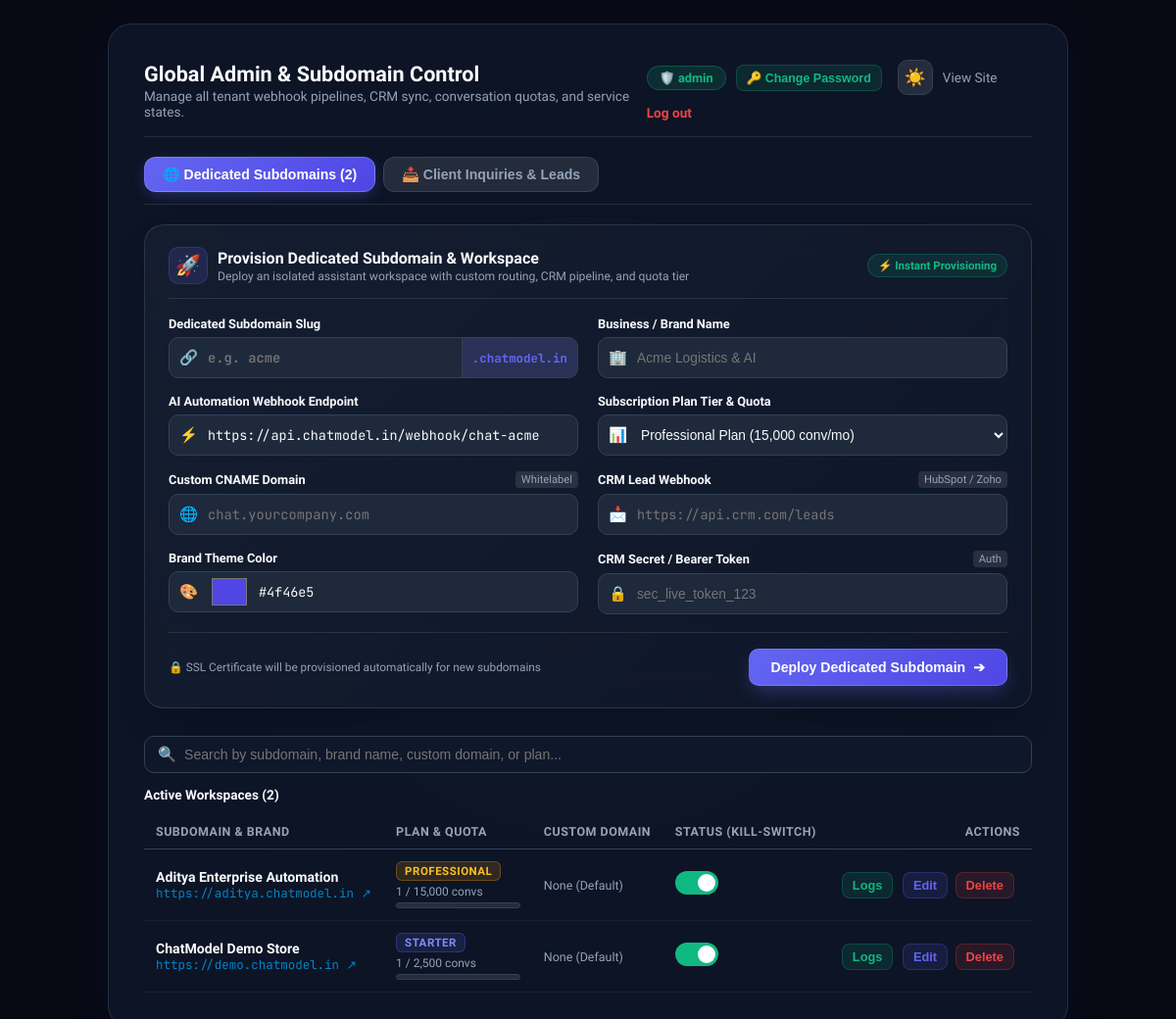
Page /login.php (signed in) on the committed database.
### tables this page shows
CREATE TABLE tenants (
                id INTEGER PRIMARY KEY AUTOINCREMENT,
                subdomain TEXT NOT NULL UNIQUE,
                password_hash TEXT DEFAULT '',
                custom_domain TEXT DEFAULT '',
                business_name TEXT NOT NULL,
                webhook_url TEXT NOT NULL,
                welcome_message TEXT DEFAULT 'Hello! How can we help your business today?',
                theme_color TEXT DEFAULT '#4f46e5',
                plan TEXT DEFAULT 'starter',
                monthly_limit INTEGER DEFAULT 2500,
                crm_webhook_url TEXT DEFAULT '',
                webhook_secret TEXT DEFAULT '',
                crm_events TEXT DEFAULT 'lead_capture,escalation',
                is_active INTEGER DEFAULT 1,
                created_at DATETIME DEFAULT CURRENT_TIMESTAMP,
                updated_at DATETIME DEFAULT CURRENT_TIMESTAMP
            );

### views/admin/dashboard.php (the view, shortened to what the rows shown need)
<!DOCTYPE html>
<html lang="en" data-theme="dark">
<head>
    <link rel="stylesheet" href="/assets/css/admin.css">
</head>
<body>
    <div class="login-card portal-layout">
        <div class="dashboard-header">
            <div>
                <h2 style="color: var(--text-heading); font-size: 1.35rem; font-weight: 700; margin-bottom: 2px;">
                    Global Admin & Subdomain Control</h2>
            </div>
        </div>
        <div id="adminTabSubdomains" class="admin-tab-content active">
            <div style="overflow-x: auto;">
                <table class="tenant-table">
                    <thead>
                        <tr>
                            <th>Subdomain & Brand</th>
                            <th>Plan & Quota</th>
                            <th>Custom Domain</th>
                            <th>Status (Kill-Switch)</th>
                            <th style="text-align: right;">Actions</th>
                        </tr>
                    </thead>
                    <tbody id="tenantTableBody">
                        <?php foreach ($allTenants as $t):
                            $sub = htmlspecialchars($t['subdomain']);
                            $isActive = (int) $t['is_active'] === 1;
                            $hasCustom = !empty($t['custom_domain']);
                            $stats = $t['stats'] ?? Database::getTenantConversationStats($t['subdomain']);
                            $plan = $stats['plan'] ?? $t['plan'] ?? 'starter';
                            $monthlyConvs = (int) ($stats['monthly_conversations'] ?? 0);
                            $monthlyLimit = (int) ($stats['monthly_limit'] ?? $t['monthly_limit'] ?? 2500);
                        ?>
                            <tr class="tenant-row" id="row-<?php echo $sub; ?>"
                                data-subdomain="<?php echo $sub; ?>"
                                data-name="<?php echo htmlspecialchars($t['business_name']); ?>"
                                data-custom-domain="<?php echo htmlspecialchars($t['custom_domain'] ?? ''); ?>"
                                data-webhook="<?php echo htmlspecialchars($t['webhook_url']); ?>"
                                data-welcome="<?php echo htmlspecialchars($t['welcome_message']); ?>"
                                data-color="<?php echo htmlspecialchars($t['theme_color']); ?>"
                                data-plan="<?php echo htmlspecialchars($plan); ?>"
                                data-crm-url="<?php echo htmlspecialchars($t['crm_webhook_url'] ?? ''); ?>"
                                data-crm-secret="<?php echo htmlspecialchars($t['webhook_secret'] ?? ''); ?>"
                                data-active="<?php echo $isActive ? '1' : '0'; ?>">
                                <td>
                                    <div class="tenant-name-col"><?php echo htmlspecialchars($t['business_name']); ?></div>
                                    <a href="/?subdomain=<?php echo $sub; ?>" target="_blank" class="tenant-domain-link">
                                        https://<?php echo $sub; ?>.chatmodel.in ↗
                                    </a>
                                </td>
                                <td style="min-width: 150px;">
                                    <span class="plan-badge <?php echo htmlspecialchars($plan); ?>"><?php echo strtoupper($plan); ?></span>
                                    <div style="font-size: 0.75rem; color: var(--text-body);">
                                        <?php echo number_format($monthlyConvs); ?> / <?php echo $monthlyLimit < 0 ? '∞' : number_format($monthlyLimit); ?> convs
                                    </div>
                                    <?php if ($monthlyLimit > 0): ?>
                                        <div class="conv-progress-bg">
                                        </div>
                                    <?php endif; ?>
                                </td>
                                <td>
                                    <?php if ($hasCustom): ?>
                                        <span style="color: #0284c7; font-family: 'JetBrains Mono', monospace; font-size: 0.78rem;">
                                            🌐 <?php echo htmlspecialchars($t['custom_domain']); ?>
                                        </span>
                                    <?php else: ?>
                                        <span style="color: var(--text-body); font-size: 0.78rem;">None (Default)</span>
                                    <?php endif; ?>
                                </td>
                                <td>
                                    <label class="switch" title="Toggle active status">
                                        <span class="slider"></span>
                                    </label>
                                </td>
                                <td style="text-align: right; white-space: nowrap;">
                                    <button class="btn-logs" onclick="openLogsModal('<?php echo $sub; ?>')" title="Inspect Live Chat Logs">Logs</button>
                                    <button class="btn-edit" onclick="openEditModal('<?php echo $sub; ?>')" title="Edit Workspace Settings">Edit</button>
                                    <button class="btn-delete" onclick="openDeleteModal('<?php echo $sub; ?>')" title="Delete Workspace">Delete</button>
                                </td>
                            </tr>
                        <?php endforeach; ?>
                    </tbody>
                </table>
            </div>
        </div>
    </div>
</body>
</html>

### rows in the picture
tenants: business_name "Aditya Enterprise Automation", subdomain "aditya", plan "PROFESSIONAL", monthlyConvs "1", monthly_limit "15,000", custom_domain "None (Default)"
tenants: business_name "ChatModel Demo Store", subdomain "demo", plan "STARTER", is_active "1", monthly_limit "2,500", custom_domain "None (Default)"

### other values in the picture
$adminUser "admin"
count($allTenants) "2"
